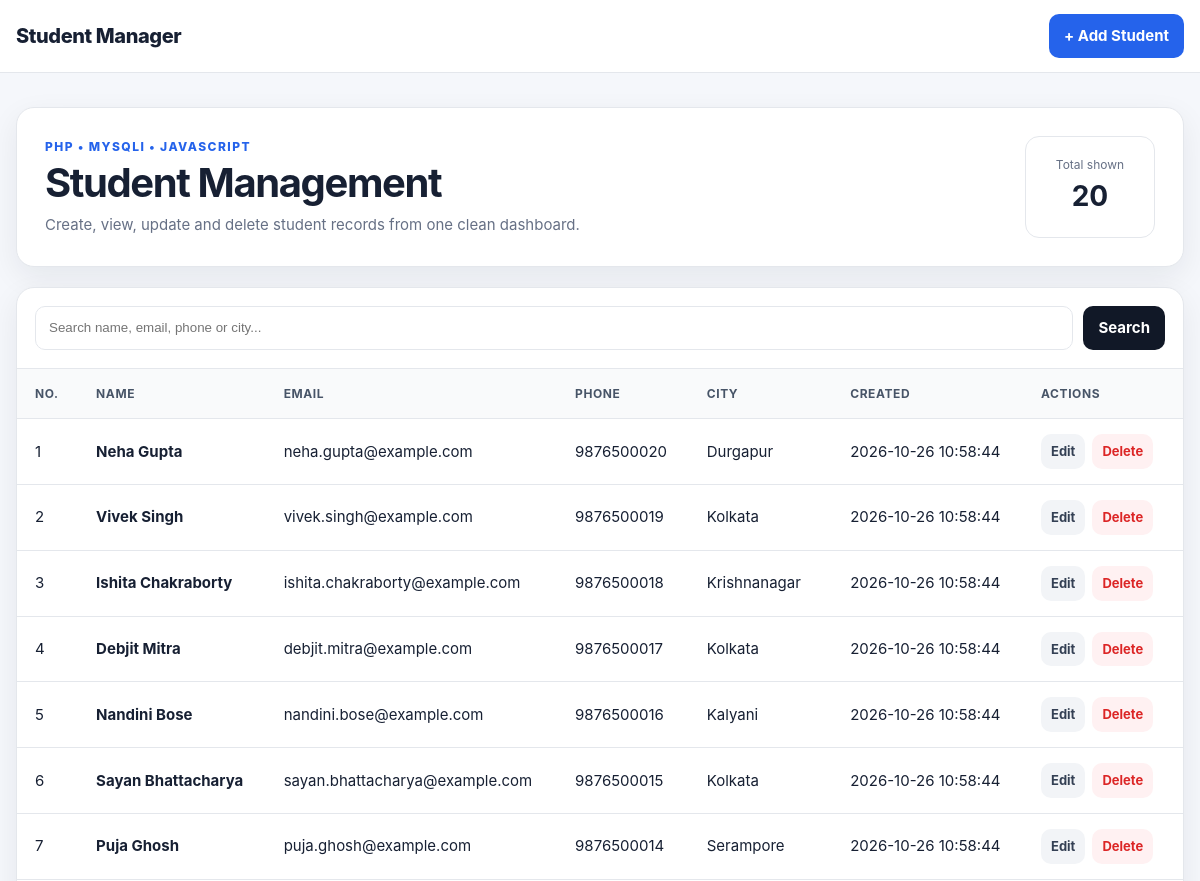
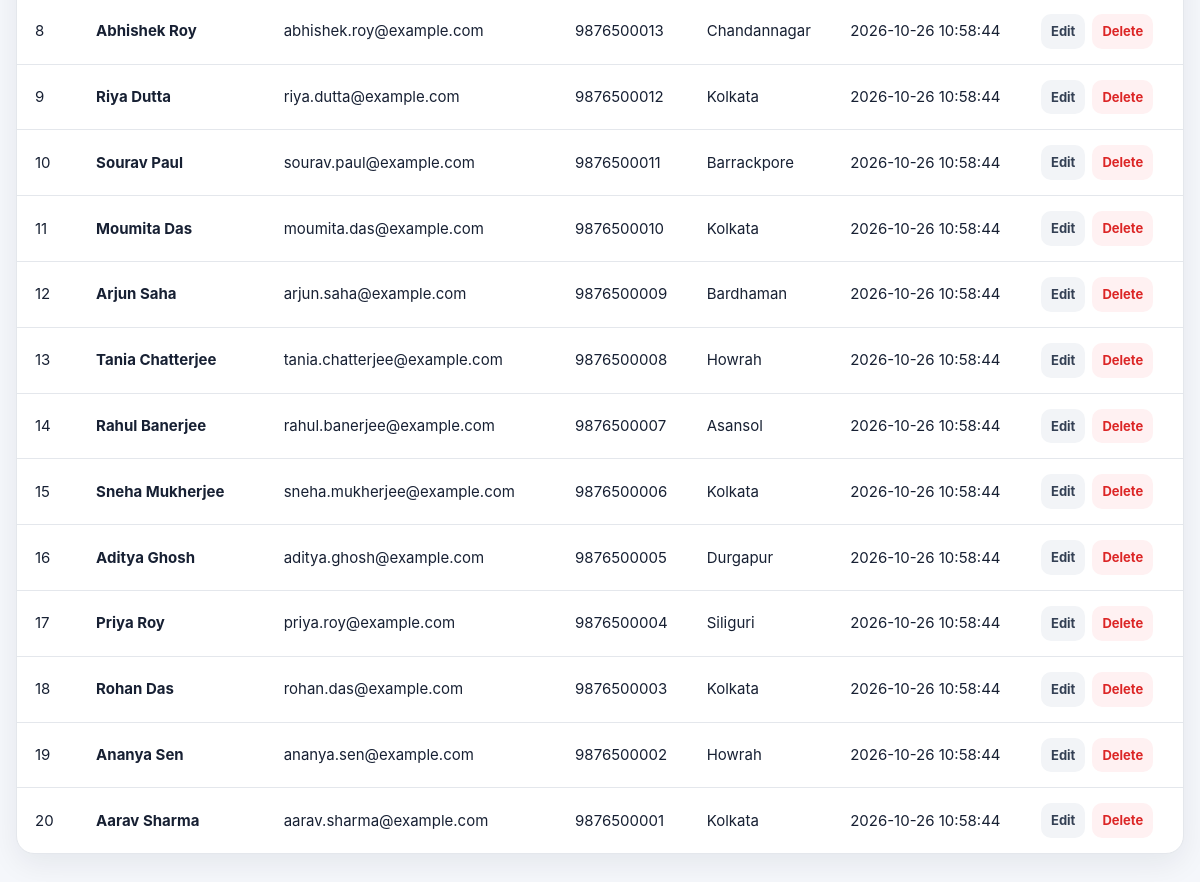
The page / on the database its author committed (2 pictures, top to bottom).
### tables this page shows
CREATE TABLE IF NOT EXISTS students (
    id INT UNSIGNED AUTO_INCREMENT PRIMARY KEY,
    name VARCHAR(100) NOT NULL,
    email VARCHAR(150) NOT NULL UNIQUE,
    phone VARCHAR(20) NOT NULL,
    city VARCHAR(100) NOT NULL,
    created_at TIMESTAMP NOT NULL DEFAULT CURRENT_TIMESTAMP,
    updated_at TIMESTAMP NOT NULL DEFAULT CURRENT_TIMESTAMP ON UPDATE CURRENT_TIMESTAMP,
    INDEX idx_students_name (name),
    INDEX idx_students_city (city)
);

### message.php (called while the page is built, shortened)
<?php
function e(?string $value): string
{
    return htmlspecialchars((string) $value, ENT_QUOTES, 'UTF-8');
}

### index.php (the view, shortened to what this page needs)
<?php
require_once __DIR__ . '/message.php';
$database = new Database();
$db = $database->getConnection();
$search = trim((string) ($_GET['search'] ?? ''));
if ($search !== '') {
    $sql = 'SELECT id, name, email, phone, city, created_at, updated_at
            FROM students
            WHERE name LIKE CONCAT("%", ?, "%")
               OR email LIKE CONCAT("%", ?, "%")
               OR phone LIKE CONCAT("%", ?, "%")
               OR city LIKE CONCAT("%", ?, "%")
            ORDER BY id DESC';
    $stmt = $db->prepare($sql);
    $stmt->bind_param('ssss', $search, $search, $search, $search);
    $stmt->execute();
    $result = $stmt->get_result();
} else {
    $result = $db->query('SELECT id, name, email, phone, city, created_at, updated_at FROM students ORDER BY id DESC');
}
$total = $result->num_rows;
?>
<!DOCTYPE html>
<html lang="en">
<head>
    <link rel="stylesheet" href="assets/css/style.css">
</head>
<body>
<header class="topbar">
    <div class="container topbar-inner">
        <a class="brand" href="index.php">Student Manager</a>
        <a class="btn btn-primary" href="insert.php">+ Add Student</a>
    </div>
</header>
<main class="container page-space">
    <section class="hero-card">
        <div>
            <p class="eyebrow">PHP • MySQLi • JavaScript</p>
            <h1>Student Management</h1>
            <p class="muted">Create, view, update and delete student records from one clean dashboard.</p>
        </div>
        <div class="stat-card">
            <span>Total shown</span>
            <strong><?= $total ?></strong>
        </div>
    </section>
    <section class="panel">
        <div class="toolbar">
            <form class="search-form" method="GET" action="index.php">
                <input id="search" name="search" type="search" value="<?= e($search) ?>" placeholder="Search name, email, phone or city...">
                <button class="btn btn-secondary" type="submit">Search</button>
            </form>
        </div>
        <div class="table-wrap">
            <table>
                <thead>
                    <tr>
                        <th>No.</th>
                        <th>Name</th>
                        <th>Email</th>
                        <th>Phone</th>
                        <th>City</th>
                        <th>Created</th>
                        <th class="actions-col">Actions</th>
                    </tr>
                </thead>
                <tbody>
                <?php if ($total > 0): ?>
                    <?php $studentNo = 1; while ($student = $result->fetch_assoc()): ?>
                        <tr>
                            <td data-label="No."><?= $studentNo++ ?></td>
                            <td data-label="Name"><strong><?= e($student['name']) ?></strong></td>
                            <td data-label="Email"><?= e($student['email']) ?></td>
                            <td data-label="Phone"><?= e($student['phone']) ?></td>
                            <td data-label="City"><?= e($student['city']) ?></td>
                            <td data-label="Created"><?= e($student['created_at']) ?></td>
                            <td data-label="Actions">
                                <div class="action-group">
                                    <a class="btn btn-small btn-light" href="update.php?id=<?= (int) $student['id'] ?>">Edit</a>
                                    <form class="delete-form" action="delete.php" method="POST">
                                        <button class="btn btn-small btn-danger" type="submit">Delete</button>
                                    </form>
                                </div>
                            </td>
                        </tr>
                    <?php endwhile; ?>
                <?php else: ?>
                    <tr>
                        <td class="empty" colspan="7">No students found.</td>
                    </tr>
                <?php endif; ?>
                </tbody>
            </table>
        </div>
    </section>
</main>
</body>
</html>

### assets/css/style.css (style rules this page uses)
:root { --bg: #f5f7fb; --surface: #ffffff; --text: #172033; --muted: #667085; --border: #e4e7ec; --primary: #2563eb; --primary-dark: #1d4ed8; --danger: #dc2626; --success-bg: #ecfdf3; --success-text: #027a48; --error-bg: #fef3f2; --error-text: #b42318; --shadow: 0 10px 30px rgba(16, 24, 40, .07); }
* { box-sizing: border-box; }
body { margin: 0; background: var(--bg); color: var(--text); font: 15px/1.6 Inter, ui-sans-serif, system-ui, -apple-system, BlinkMacSystemFont, "Segoe UI", sans-serif; }
a { color: inherit; text-decoration: none; }
.container { width: min(1180px, calc(100% - 32px)); margin-inline: auto; }
.topbar { background: var(--surface); border-bottom: 1px solid var(--border); position: sticky; top: 0; z-index: 20; }
.topbar-inner { min-height: 72px; display: flex; align-items: center; justify-content: space-between; gap: 16px; }
.brand { font-size: 20px; font-weight: 800; letter-spacing: -.02em; }
.page-space { padding: 34px 0 60px; }
.hero-card, .panel, .form-card { background: var(--surface); border: 1px solid var(--border); border-radius: 18px; box-shadow: var(--shadow); }
.hero-card { padding: 28px; display: flex; justify-content: space-between; align-items: center; gap: 24px; margin-bottom: 20px; }
h1 { margin: 4px 0 8px; font-size: clamp(28px, 4vw, 40px); line-height: 1.1; letter-spacing: -.035em; }
.muted { color: var(--muted); margin: 0; }
.eyebrow { color: var(--primary); font-size: 12px; font-weight: 800; text-transform: uppercase; letter-spacing: .12em; margin: 0; }
.stat-card { min-width: 130px; padding: 18px 22px; border: 1px solid var(--border); border-radius: 14px; text-align: center; }
.stat-card span { display: block; color: var(--muted); font-size: 12px; }
.stat-card strong { font-size: 28px; }
.panel { overflow: hidden; }
.toolbar { padding: 18px; border-bottom: 1px solid var(--border); }
.search-form { display: flex; gap: 10px; }
.search-form input { flex: 1; }
input { width: 100%; border: 1px solid var(--border); background: #fff; border-radius: 10px; padding: 11px 13px; color: var(--text); outline: none; transition: .2s; }
.btn { border: 0; border-radius: 10px; padding: 10px 15px; font: inherit; font-weight: 700; cursor: pointer; display: inline-flex; align-items: center; justify-content: center; gap: 7px; transition: .2s; white-space: nowrap; }
.btn-primary { background: var(--primary); color: #fff; }
.btn-secondary { background: #111827; color: #fff; }
.btn-light { background: #f2f4f7; color: #344054; }
.btn-danger { background: #fff1f2; color: var(--danger); }
.btn-small { padding: 7px 10px; font-size: 13px; }
.table-wrap { overflow-x: auto; }
table { width: 100%; border-collapse: collapse; min-width: 900px; }
th, td { padding: 15px 18px; text-align: left; border-bottom: 1px solid var(--border); vertical-align: middle; }
th { background: #f9fafb; color: #475467; font-size: 12px; text-transform: uppercase; letter-spacing: .05em; }
tbody tr:last-child td { border-bottom: 0; }
.actions-col { width: 160px; }
.action-group { display: flex; gap: 7px; }
.delete-form { margin: 0; }

### rows shown on the page
students: name "Neha Gupta", email "neha.gupta@example.com", phone "9876500020", city "Durgapur", created_at "2026-10-26 10:58:44"
students: name "Vivek Singh", email "vivek.singh@example.com", phone "9876500019", city "Kolkata", created_at "2026-10-26 10:58:44"
students: name "Ishita Chakraborty", email "ishita.chakraborty@example.com", phone "9876500018", city "Krishnanagar", created_at "2026-10-26 10:58:44"
students: name "Debjit Mitra", email "debjit.mitra@example.com", phone "9876500017", city "Kolkata", created_at "2026-10-26 10:58:44"
students: name "Nandini Bose", email "nandini.bose@example.com", phone "9876500016", city "Kalyani", created_at "2026-10-26 10:58:44"
students: name "Sayan Bhattacharya", email "sayan.bhattacharya@example.com", phone "9876500015", city "Kolkata", created_at "2026-10-26 10:58:44"
students: name "Puja Ghosh", email "puja.ghosh@example.com", phone "9876500014", city "Serampore", created_at "2026-10-26 10:58:44"
students: name "Abhishek Roy", email "abhishek.roy@example.com", phone "9876500013", city "Chandannagar", created_at "2026-10-26 10:58:44"
students: name "Riya Dutta", email "riya.dutta@example.com", phone "9876500012", city "Kolkata", created_at "2026-10-26 10:58:44"
students: name "Sourav Paul", email "sourav.paul@example.com", phone "9876500011", city "Barrackpore", created_at "2026-10-26 10:58:44"
students: name "Moumita Das", email "moumita.das@example.com", phone "9876500010", city "Kolkata", created_at "2026-10-26 10:58:44"
students: name "Arjun Saha", email "arjun.saha@example.com", phone "9876500009", city "Bardhaman", created_at "2026-10-26 10:58:44"
students: name "Tania Chatterjee", email "tania.chatterjee@example.com", phone "9876500008", city "Howrah", created_at "2026-10-26 10:58:44"
students: name "Rahul Banerjee", email "rahul.banerjee@example.com", phone "9876500007", city "Asansol", created_at "2026-10-26 10:58:44"
students: name "Sneha Mukherjee", email "sneha.mukherjee@example.com", phone "9876500006", city "Kolkata", created_at "2026-10-26 10:58:44"
students: name "Aditya Ghosh", email "aditya.ghosh@example.com", phone "9876500005", city "Durgapur", created_at "2026-10-26 10:58:44"
students: name "Priya Roy", email "priya.roy@example.com", phone "9876500004", city "Siliguri", created_at "2026-10-26 10:58:44"
students: name "Rohan Das", email "rohan.das@example.com", phone "9876500003", city "Kolkata", created_at "2026-10-26 10:58:44"
students: name "Ananya Sen", email "ananya.sen@example.com", phone "9876500002", city "Howrah", created_at "2026-10-26 10:58:44"
students: name "Aarav Sharma", email "aarav.sharma@example.com", phone "9876500001", city "Kolkata", created_at "2026-10-26 10:58:44"

### other values the page prints
$total "20"
